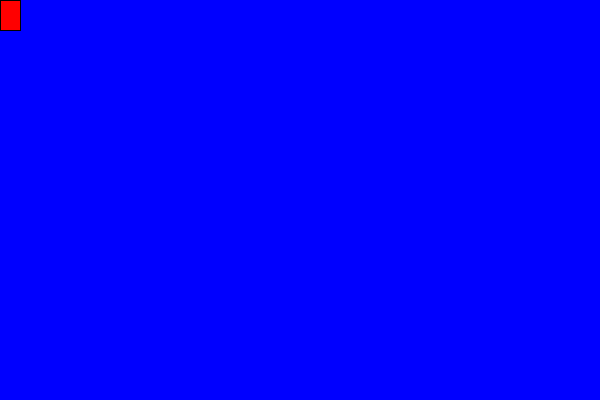
Frame 1 (no input)
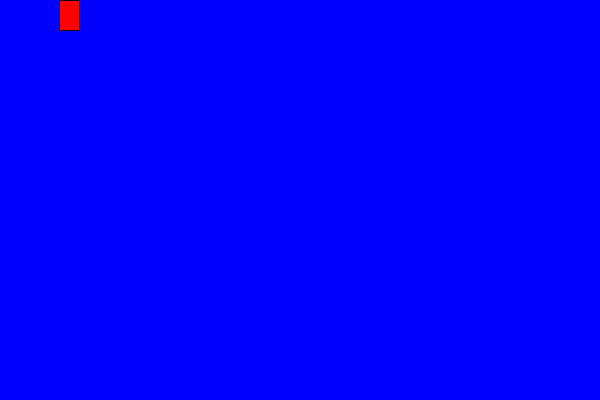
Frame 60 (the mouse pressed at the canvas centre just before this capture)
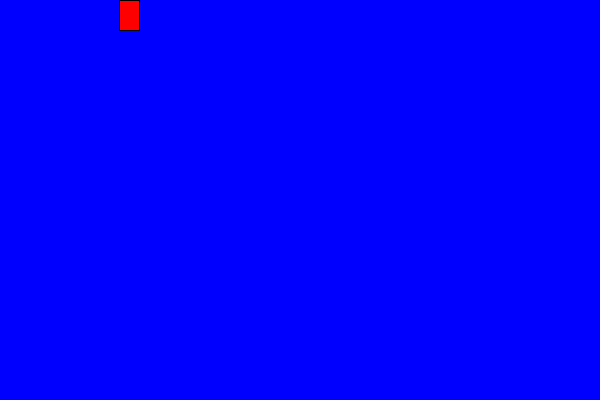
Frame 120 (the mouse held since frame 60 and released just before this capture)

The Processing sketch that drew these frames (run headless with seeded random() and noise(); from frame 60 on, the mouse is pressed at the canvas centre):

// Processing sketch: s02_Functions
// ── s02_Functions.pde
void setup() {
  size(600,400);
  fill(255,0,0);
}

int x = 0;
int y = 0;
void draw () {
  background(0,0,255);
  rect(x,y,20,30);
  x++; //++x; x = x+1; X+= 1;
  if (x >= 600) {
    x = 0;
  }
}
